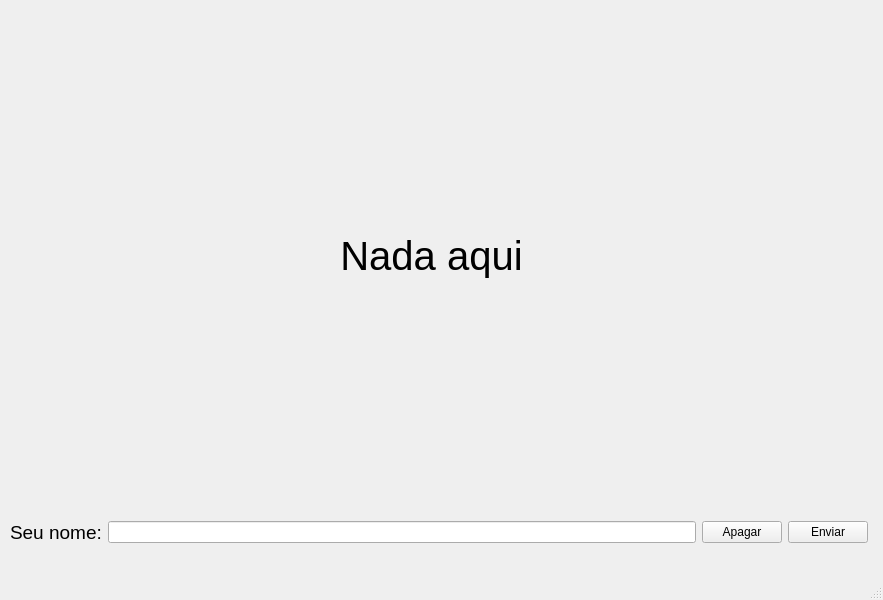
<?xml version="1.0" encoding="UTF-8"?>
<ui version="4.0">
 <class>MainWindow</class>
 <widget class="QMainWindow" name="MainWindow">
  <property name="geometry">
   <rect>
    <x>0</x>
    <y>0</y>
    <width>883</width>
    <height>600</height>
   </rect>
  </property>
  <property name="windowTitle">
   <string>MainWindow</string>
  </property>
  <widget class="QWidget" name="centralwidget">
   <widget class="QWidget" name="gridLayoutWidget">
    <property name="geometry">
     <rect>
      <x>10</x>
      <y>517</y>
      <width>858</width>
      <height>32</height>
     </rect>
    </property>
    <layout class="QGridLayout" name="gridLayout">
     <item row="0" column="0">
      <widget class="QLabel" name="label">
       <property name="font">
        <font>
         <pointsize>14</pointsize>
        </font>
       </property>
       <property name="text">
        <string>Seu nome:</string>
       </property>
      </widget>
     </item>
     <item row="0" column="1">
      <widget class="QLineEdit" name="lineEdit">
       <property name="maxLength">
        <number>32764</number>
       </property>
       <property name="frame">
        <bool>true</bool>
       </property>
      </widget>
     </item>
     <item row="0" column="3">
      <widget class="QPushButton" name="buttonSend">
       <property name="text">
        <string>Enviar</string>
       </property>
      </widget>
     </item>
     <item row="0" column="2">
      <widget class="QPushButton" name="buttonClear">
       <property name="text">
        <string>Apagar</string>
       </property>
      </widget>
     </item>
    </layout>
   </widget>
   <widget class="QWidget" name="gridLayoutWidget_2">
    <property name="geometry">
     <rect>
      <x>11</x>
      <y>5</y>
      <width>841</width>
      <height>501</height>
     </rect>
    </property>
    <layout class="QGridLayout" name="gridLayout_2">
     <item row="0" column="0">
      <widget class="QLabel" name="label_2">
       <property name="font">
        <font>
         <pointsize>30</pointsize>
        </font>
       </property>
       <property name="text">
        <string>Nada aqui</string>
       </property>
       <property name="alignment">
        <set>Qt::AlignmentFlag::AlignCenter</set>
       </property>
      </widget>
     </item>
    </layout>
   </widget>
  </widget>
  <widget class="QMenuBar" name="menubar">
   <property name="geometry">
    <rect>
     <x>0</x>
     <y>0</y>
     <width>883</width>
     <height>22</height>
    </rect>
   </property>
  </widget>
  <widget class="QStatusBar" name="statusbar"/>
 </widget>
 <resources/>
 <connections/>
</ui>
